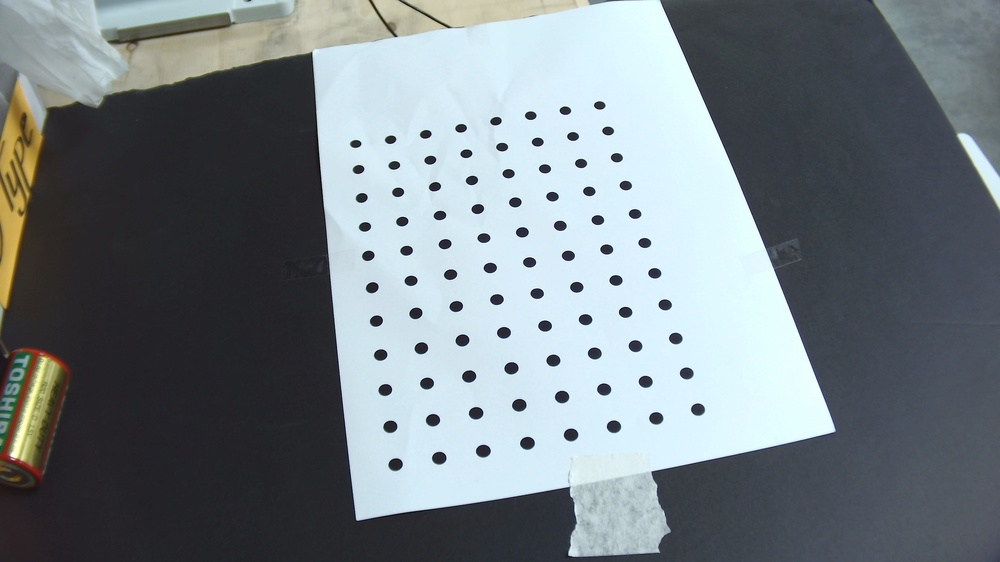
#> input picture Files/Sorting of Batteries/Camera Caliberation/Images/WIN_20240917_15_21_54_Pro (2).jpg, 1000 x 562 px, shrunk from 3840 x 2160 before the run; its folder holds only this picture in this run
$ jupyter execute camera_calibration_and_saving.ipynb
#> lines starting #> are read from the running program, lines starting #| are printed output that depends on the picture
[cell 1]
import cv2
import numpy as np
import glob
import os

# Path to the directory containing the images
images_dir = 'C:/Users/mfaiz/Desktop/PROJECT/Sorting of Batteries/Camera Caliberation/Images'
images_path = os.path.join(images_dir, '*.jpg')

# Set the parameters for the calibration pattern
pattern_size = (8, 11)  # Number of inner corners per a chessboard row and column
square_size = 1.0  # Size of a square in your defined unit (here, it will be in the same unit as your real-world object)

# Prepare object points
objp = np.zeros((np.prod(pattern_size), 3), np.float32)
objp[:, :2] = np.indices(pattern_size).T.reshape(-1, 2)
objp *= square_size

# Arrays to store object points and image points from all the images
objpoints = []  # 3d point in real world space
imgpoints = []  # 2d points in image plane

# Process each image in the directory
for image_file in glob.glob(images_path):
    img = cv2.imread(image_file)
#> img is the input picture: shape (562, 1000, 3); mean B, G, R 133, 127.9, 118.6
    gray = cv2.cvtColor(img, cv2.COLOR_BGR2GRAY)
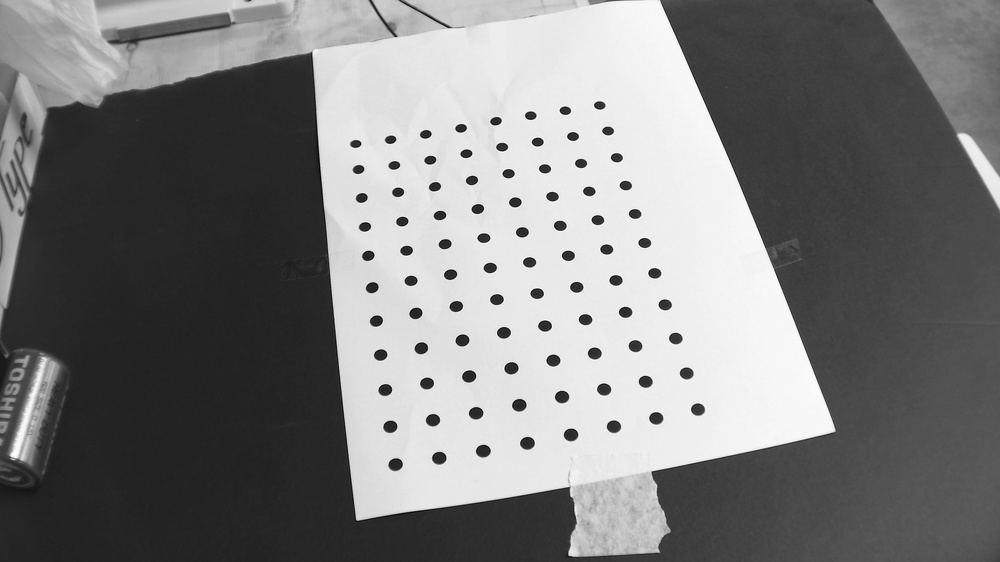
#> gray: shape (562, 1000); min 5, max 253, mean 125.7

    # Detect the symmetric circle grid in the image
    ret, corners = cv2.findCirclesGrid(gray, pattern_size, cv2.CALIB_CB_SYMMETRIC_GRID)
#> ret = True; corners = 88 rows, first 8: [355.3, 143.5], [390.2, 139.3], [425.3, 133.8], [460.6, 127.8], [495.5, 120.7], [530.3, 115.2], [564.9, 110.2], [599.3, 105]

    if ret:
        objpoints.append(objp)
        imgpoints.append(corners)

        # Draw the corners on the original image
        img_with_corners = cv2.drawChessboardCorners(img.copy(), pattern_size, corners, ret)
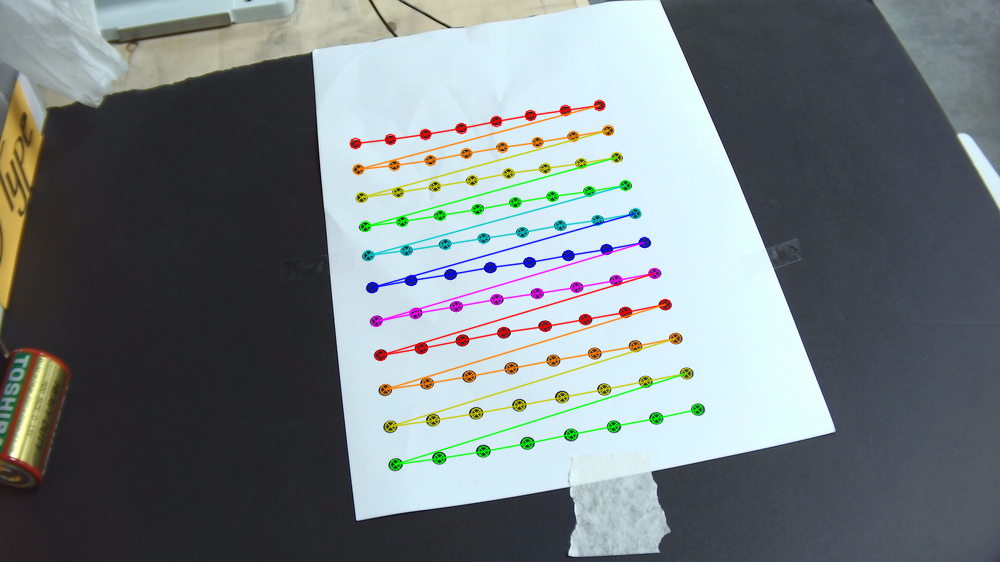
#> img_with_corners: shape (562, 1000, 3); mean B, G, R 130.8, 127.4, 118.8

        # Display the image with corners
        cv2.namedWindow('Corners', cv2.WINDOW_NORMAL)  # Create a resizable window
        cv2.imshow('Corners', img_with_corners)
        cv2.waitKey(500)  # Display for 500 milliseconds

cv2.destroyAllWindows()

# Check if any pattern was detected
if objpoints and imgpoints:
    # Perform camera calibration
    ret, mtx, dist, rvecs, tvecs = cv2.calibrateCamera(objpoints, imgpoints, gray.shape[::-1], None, None)
#> ret = 0.566; mtx = [[1258.4, 0, 583.4], [0, 1550.1, 298.8], [0, 0, 1]]; dist = [[1.4, -91.27, -0.0349, -0.00708, 1235.3]]; rvecs = ([-0.84, -0.0981, -0.202],); tvecs = ([-6.36, -3.45, 35],)

    # Print calibration results
    print("Camera matrix (intrinsic parameters):\n", mtx)
#| Camera matrix (intrinsic parameters):
#|  [[1.25841641e+03 0.00000000e+00 5.83406055e+02]
#|  [0.00000000e+00 1.55006780e+03 2.98831914e+02]
#|  [0.00000000e+00 0.00000000e+00 1.00000000e+00]]
    print("Distortion coefficients:\n", dist)
#| Distortion coefficients:
#|  [[ 1.40063263e+00 -9.12724672e+01 -3.48942972e-02 -7.07550777e-03
#|    1.23531617e+03]]

    # Save calibration parameters
    np.savez('calibration_data.npz', mtx=mtx, dist=dist)
    print("Calibration data saved to calibration_data.npz")

    print("Camera calibration and saving parameters completed.")
else:
    print("No patterns were detected in the provided images.")
